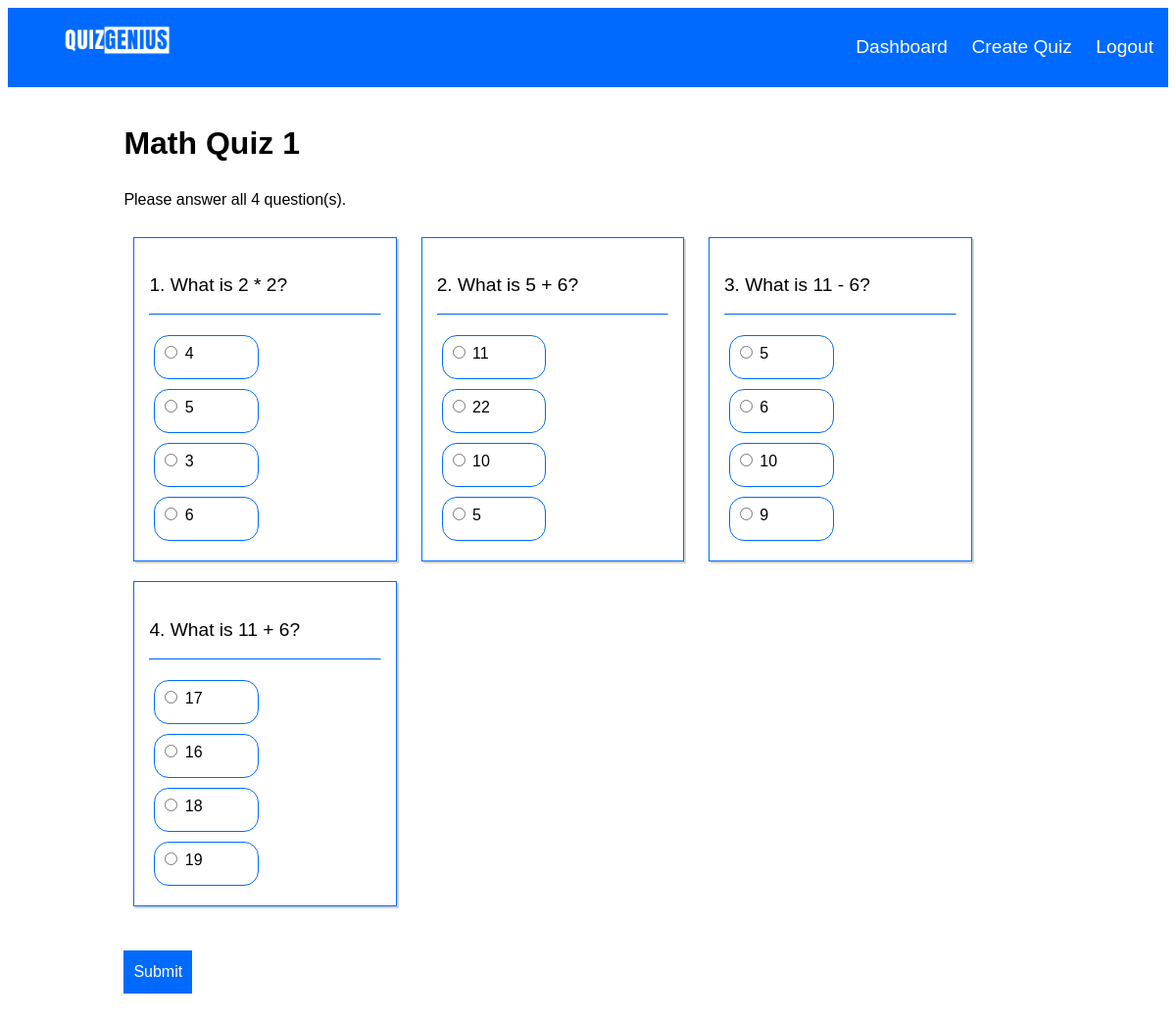
/quiz/1 (signed in), run on the app's committed database.
### db.py (models this page shows)
class Quiz(db.Model):
    id = db.Column(db.Integer, primary_key=True)
    title = db.Column(db.String(100), nullable=False)
    questions = db.relationship('Question', backref='quiz', cascade='all, delete-orphan')

class Question(db.Model):
    id= db.Column(db.Integer, primary_key=True)
    text = db.Column(db.String(100), nullable=False)
    quiz_id = db.Column(db.Integer, db.ForeignKey('quiz.id'), nullable=False)
    options = db.relationship('Option', backref='question', lazy=True)

class Option(db.Model):
    id = db.Column(db.Integer, primary_key=True)
    text = db.Column(db.String(100), nullable=False)
    is_correct = db.Column(db.Boolean, default=False)
    question_id = db.Column(db.Integer, db.ForeignKey('question.id'),nullable=False)

### routes.py (the view, shortened to what this page needs)
@routes.route('/quiz/<int:quiz_id>', methods=['GET','POST'])
@login_required
def take_quiz(quiz_id):
    quiz=Quiz.query.get(quiz_id)
    user_score = UserQuizScore.query.filter_by(user_id=current_user.id, quiz_id=quiz_id).first()
    if user_score:
        return redirect(url_for('routes.quiz_result',  quiz_id=quiz_id))
    return render_template('quiz.html', quiz=quiz, current_user=current_user)

### app.py (called while the page is built)
@login_manager.user_loader
def load_user(user_id):
    if user_id is not None:
        return User.query.get(int(user_id))
    else:
        return None

### authenticator.py (called while the page is built)
def login_required(f):
    @wraps(f)
    def decorated_function(*args, **kwargs):
        if 'user_logged_in' not in session and 'admin_logged_in' not in session:
            return redirect(url_for('routes.login'))  # Redirect to login if no user or admin session
        return f(*args, **kwargs)
    return decorated_function

### templates/quiz.html
{% extends 'base.html' %}
{% block content %}
    <h1>{{ quiz.title }}</h1>
    <p>Please answer all {{ quiz.questions|length }} question(s).</p>
    <form class="quiz_form" action="{{ url_for('routes.take_quiz', quiz_id=quiz.id) }}" method="post">
        {% for question in quiz.questions %}
            <div class="question">
                <p>{{ loop.index }}. {{ question.text }}</p>
                <hr>
                {% for option in question.options %}
                <div class="options">
                    <label>
                        <input type="radio" name="question{{ question.id }}" value="{{ option.id }}"> {{ option.text }}
                    </label>
                </div>
                {% endfor %}
            </div>
        {% endfor %}
        <br>
        <button type="submit">Submit</button>
    </form>
{% endblock %}

### static/style.css (style rules this page uses)
* { font-family: 'poppins',sans-serif; }
* { font-size: 1em; line-height: 1.5em; }
.body_container h1 { font-size: 2em; }
button { background-color:rgb(0, 106, 255); padding: 10px; color: white; border: none; margin-top: 10px; margin-bottom: 10px; }
input { margin-top: 5px; margin-bottom: 15px; }
.question { display: inline-block; width: 25%; border: 1px rgb(0, 106, 255) solid; padding: 15px; margin: 10px; box-shadow: 2px 2px #d3d3d3; }
.question p { font-size: larger; margin-bottom: 0; }
.question hr { border-top: 1px solid rgb(0, 106, 255); margin-top: 15px; margin-bottom: 15px; }
.quiz_form button { margin-top: 35px; }
.options { display: inline-block; width: 40%; border:rgb(0, 106, 255) solid 1px; border-radius: 15px; padding-top: 5px; padding-bottom: 5px; padding-left: 5px; padding-right: 5px; margin: 5px; }

### data on the page
Quiz: title "Math Quiz 1"
Question: text "What is 2 * 2?"
Option: text "4"
Option: text "5"
Option: text "3"
Option: text "6"
Question: text "What is 5 + 6?"
Option: text "11"
Option: text "22"
Option: text "10"
Option: text "5"
Question: text "What is 11 - 6?"
Option: text "5"
Option: text "6"
Option: text "10"
Option: text "9"
Question: text "What is 11 + 6?"
Option: text "17"
Option: text "16"
Option: text "18"
Option: text "19"

### other printed values
{{ quiz.questions|length }} "4"
